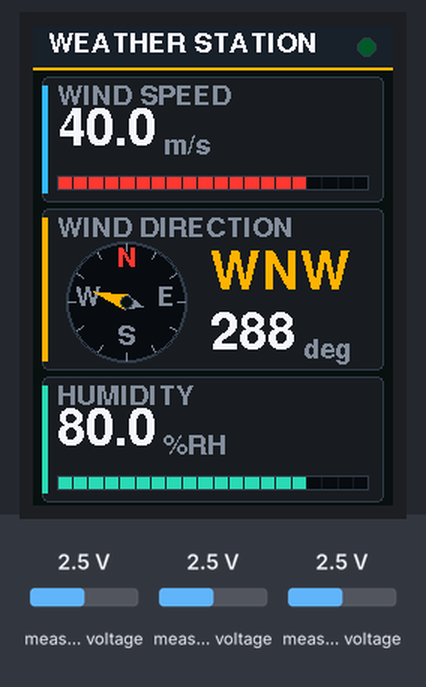
This sketch was run on a simulated ESP32. On the bench: 240×320 colour display. The inputs (shaded band) are chosen by the test bench; at power-on: measured voltage 2.5 V. What the sketch prints to the serial monitor is not drawn.

Above: at 1.5 s.
1.6 s: measured voltage (sensor 202) set to 3.8 V
At 3.2 s:
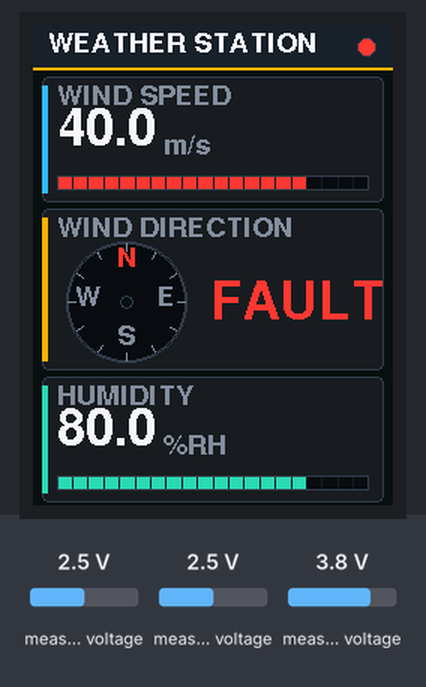
3.8 s: measured voltage (sensor 202) set to 0.1 V
At 5.1 s:
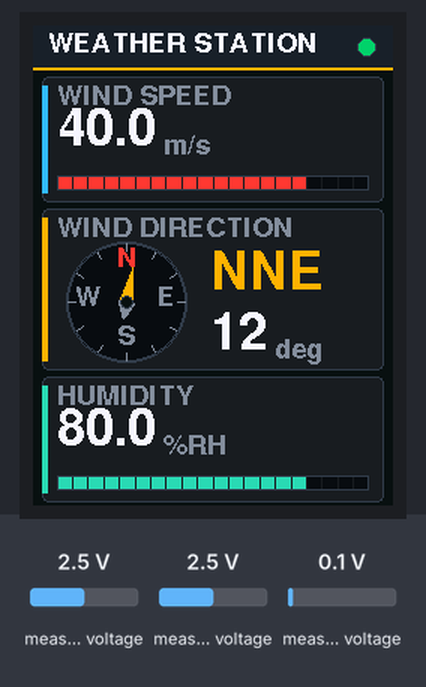
6.8 s: measured voltage (sensor 201) set to 0.1 V
At 7.96 s:
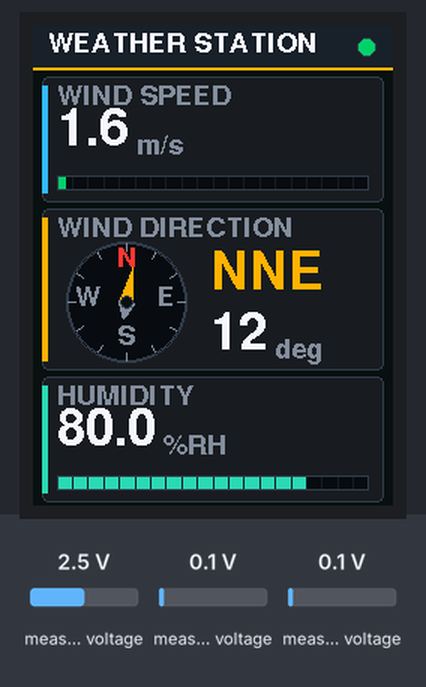
9.8 s: measured voltage (sensor 200) set to 3.8 V
At 11.6 s:
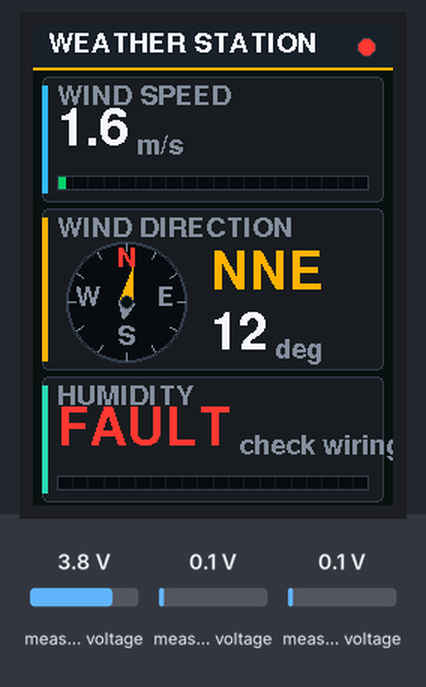
11.9 s: measured voltage (sensor 202) set to 1.2 V
At 13.3 s:
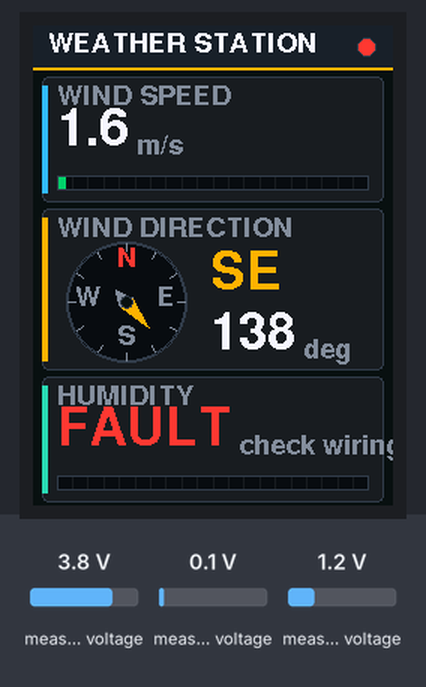
13.8 s: measured voltage (sensor 200) set to 0.1 V
At 15.1 s:
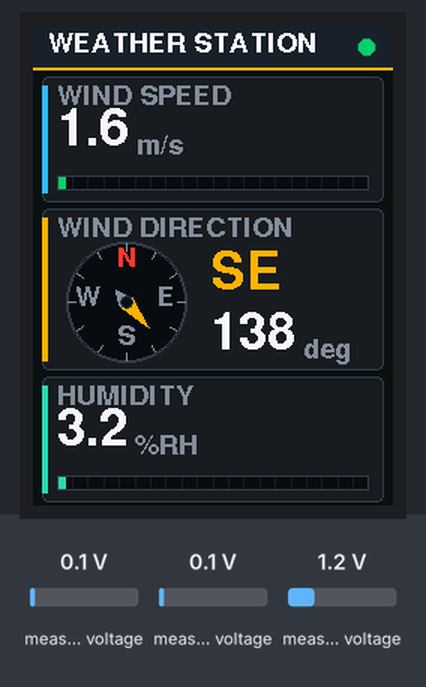
Timing chart, 0 to 16.8 s (numbered marks = the images above; inputs shaded):
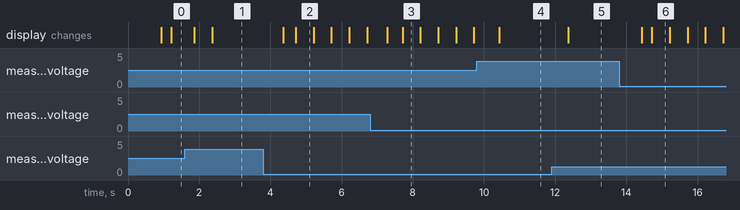

Measured:
- after the input at 1.6 s, the display: first changes after 0.26 s (image 1 shows a later state)
- after the input at 3.8 s, the display: first changes after 0.56 s (image 2 shows a later state)
- after the input at 6.8 s, the display: first changes after 0.48 s (image 3 shows a later state)
- after the input at 9.8 s, the display: changes after 0.63 s (image 4)
- after the input at 11.9 s, the display: changes after 0.47 s (image 5)
- after the input at 13.8 s, the display: first changes after 0.63 s (image 6 shows a later state)
- what the display in image 2 shows lasts 0.5 s, from 4.7 s to 5.2 s

The sketch:

NORVI_X-AV4_Weather_Monitoring_System.ino
```cpp
/*
  NORVI X1 + X-AV4  -  Industrial weather display

    X-AV4 AIN1 -> humidity(DSTHX-3)        (0-10 V = 0-100 %RH)
    X-AV4 AIN2 -> wind speed(WG2/O-10)      (0-10 V = 0-WIND_MAX_MS)
    X-AV4 AIN3 -> wind direction(WRG/O-40)  (0-10 V = 0-360 deg)

*/

#include <Wire.h>
#include <SPI.h>
#include <math.h>
#include <Adafruit_ADS1X15.h>
#define LGFX_USE_V1
#include <LovyanGFX.hpp>

enum ChState { ST_OK, ST_FAULT, ST_NOADC };

// ---------------- Settings ----------------
static const uint8_t  ADS_ADDR     = 0x49;     // X-AV4 DIP1 ON (0x48/0x4A/0x4B on other DIP settings)
static const float    DIVIDER      = 0.3125f;  // X-AV4 input divider (terminal V -> ADC V)
static const float    HUM_MAX_PCT  = 100.0f;   // humidity at 10 V
static const float    WIND_MAX_MS  = 50.0f;    // wind speed at 10 V (check your sensor datasheet)
static const float    OVER_RANGE_V = 10.5f;    // above this the input is treated as a fault
static const int      SAMPLES      = 8;        // readings averaged per update
static const uint32_t UPDATE_MS    = 500;

// ---------------- Display (NORVI X1 TFT, ST7789 240x320) ----------------
class LGFX : public lgfx::LGFX_Device {
  lgfx::Panel_ST7789 _panel;
  lgfx::Bus_SPI      _bus;
public:
  LGFX() {
    auto b = _bus.config();
    b.spi_host = SPI2_HOST;  b.spi_mode = 0;
    b.freq_write = 27000000; b.freq_read = 16000000;
    b.spi_3wire = false;     b.use_lock = true;
    b.dma_channel = SPI_DMA_CH_AUTO;
    b.pin_sclk = 12; b.pin_mosi = 11; b.pin_miso = 13; b.pin_dc = 46;
    _bus.config(b);
    _panel.setBus(&_bus);

    auto p = _panel.config();
    p.pin_cs = 45; p.pin_rst = 47; p.pin_busy = -1;
    p.panel_width = 240; p.panel_height = 320;
    p.offset_x = 0; p.offset_y = 0; p.offset_rotation = 0;
    p.readable = false; p.invert = true; p.rgb_order = true;
    p.dlen_16bit = false; p.bus_shared = true;
    _panel.config(p);
    setPanel(&_panel);
  }
};

static LGFX        tft;
static LGFX_Sprite canvas(&tft);
static Adafruit_ADS1115 ads;
static bool adsReady = false;
static bool canvasOk = false;

// ---------------- Colours ----------------
static constexpr uint16_t rgb(uint8_t r, uint8_t g, uint8_t b) {
  return (uint16_t)(((r & 0xF8) << 8) | ((g & 0xFC) << 3) | (b >> 3));
}
static const uint16_t C_BG     = rgb(14, 17, 22);
static const uint16_t C_HDR    = rgb(28, 34, 42);
static const uint16_t C_PANEL  = rgb(24, 30, 38);
static const uint16_t C_BORDER = rgb(52, 63, 77);
static const uint16_t C_TRACK  = rgb(10, 12, 16);
static const uint16_t C_TEXT   = rgb(240, 244, 248);
static const uint16_t C_DIM    = rgb(130, 143, 158);
static const uint16_t C_AMBER  = rgb(255, 176, 0);
static const uint16_t C_CYAN   = rgb(53, 184, 255);
static const uint16_t C_TEAL   = rgb(46, 216, 182);
static const uint16_t C_GREEN  = rgb(0, 210, 106);
static const uint16_t C_RED    = rgb(255, 59, 48);

// ---------------- Sensor helpers ----------------
static bool adsPresent() {
  Wire.beginTransmission(ADS_ADDR);
  return Wire.endTransmission() == 0;
}

static bool startAds() {
  if (!ads.begin(ADS_ADDR, &Wire)) return false;
  ads.setGain(GAIN_ONE);
  return true;
}

static float readVolts(uint8_t ch) {           // terminal volts
  float v = ads.computeVolts(ads.readADC_SingleEnded(ch)) / DIVIDER;
  return v < 0 ? 0 : v;
}

static const char* compass(float deg) {
  static const char* names[16] = {"N","NNE","NE","ENE","E","ESE","SE","SSE",
                                  "S","SSW","SW","WSW","W","WNW","NW","NNW"};
  return names[(int)((deg + 11.25f) / 22.5f) % 16];
}

// ---------------- Drawing helpers ----------------
static void panel(int y, int h, const char* label, uint16_t accent) {
  canvas.fillRoundRect(6, y, 228, h, 4, C_PANEL);
  canvas.drawRoundRect(6, y, 228, h, 4, C_BORDER);
  canvas.fillRect(6, y + 6, 4, h - 12, accent);
  canvas.setFont(&fonts::FreeSansBold9pt7b);
  canvas.setTextColor(C_DIM);
  canvas.drawString(label, 16, y + 5);
}

// Segmented horizontal gauge, frac 0..1
static void gauge(int x, int y, int w, int h, float frac, uint16_t col) {
  canvas.fillRect(x, y, w, h, C_TRACK);
  if (frac < 0) frac = 0;
  if (frac > 1) frac = 1;
  canvas.fillRect(x, y, (int)(frac * w), h, col);
  for (int i = 1; i < 20; i++) canvas.drawFastVLine(x + w * i / 20, y, h, C_PANEL);
  canvas.drawRect(x, y, w, h, C_BORDER);
}

// Big value with a small unit next to it
static void bigValue(int x, int y, const char* v, const char* unit, uint16_t col) {
  canvas.setFont(&fonts::FreeSansBold18pt7b);
  canvas.setTextColor(col);
  canvas.drawString(v, x, y);
  const int w = canvas.textWidth(v);
  canvas.setFont(&fonts::FreeSansBold9pt7b);
  canvas.setTextColor(C_DIM);
  canvas.drawString(unit, x + w + 6, y + 18);
}

static void dial(int cx, int cy, int r, bool ok, float deg) {
  const float D2R = 0.0174532925f;
  canvas.fillCircle(cx, cy, r, C_TRACK);
  canvas.drawCircle(cx, cy, r, C_BORDER);
  canvas.drawCircle(cx, cy, r - 1, C_BORDER);

  for (int a = 0; a < 360; a += 30) {          // tick marks
    const float s = sinf(a * D2R), c = cosf(a * D2R);
    canvas.drawLine(cx + (int)((r - 1) * s), cy - (int)((r - 1) * c),
                    cx + (int)((r - 6) * s), cy - (int)((r - 6) * c), C_DIM);
  }

  canvas.setFont(&fonts::FreeSansBold9pt7b);   // N E S W
  const char* lbl[4] = {"N", "E", "S", "W"};
  for (int i = 0; i < 4; i++) {
    const float a = i * 90 * D2R;
    const int lx = cx + (int)((r - 14) * sinf(a));
    const int ly = cy - (int)((r - 14) * cosf(a));
    canvas.setTextColor(i == 0 ? C_RED : C_DIM);
    canvas.drawString(lbl[i], lx - canvas.textWidth(lbl[i]) / 2, ly - canvas.fontHeight() / 2);
  }

  if (ok) {                                    // needle
    const float a = deg * D2R, s = sinf(a), c = cosf(a);
    const int tipX = cx + (int)(24 * s),  tipY = cy - (int)(24 * c);
    const int tlX  = cx - (int)(12 * s),  tlY  = cy + (int)(12 * c);
    const int b1X  = cx + (int)(6 * c),   b1Y  = cy + (int)(6 * s);
    const int b2X  = cx - (int)(6 * c),   b2Y  = cy - (int)(6 * s);
    canvas.fillTriangle(tipX, tipY, b1X, b1Y, b2X, b2Y, C_AMBER);
    canvas.fillTriangle(tlX,  tlY,  b1X, b1Y, b2X, b2Y, C_DIM);
  }
  canvas.fillCircle(cx, cy, 4, C_BG);
  canvas.drawCircle(cx, cy, 4, C_BORDER);
}

static void drawUI(ChState sW, float wind, ChState sD, float deg, ChState sH, float hum, bool beat) {
  char v[24];
  canvas.fillScreen(C_BG);

  // ----- header -----
  canvas.fillRect(0, 0, 240, 28, C_HDR);
  canvas.fillRect(0, 28, 240, 2, C_AMBER);
  canvas.setFont(&fonts::FreeSansBold9pt7b);
  canvas.setTextColor(C_TEXT);
  canvas.drawString("WEATHER STATION", 10, 4);
  const bool allOk = (sW == ST_OK && sD == ST_OK && sH == ST_OK);
  const uint16_t led = allOk ? (beat ? C_GREEN : rgb(0, 90, 45)) : C_RED;
  canvas.fillCircle(222, 14, 6, led);
  canvas.drawCircle(222, 14, 6, C_BORDER);

  // ----- wind speed -----
  panel(34, 84, "WIND SPEED", C_CYAN);
  if (sW == ST_OK) {
    const float f = wind / WIND_MAX_MS;
    snprintf(v, sizeof v, "%.1f", wind);
    bigValue(16, 54, v, "m/s", C_TEXT);
    gauge(16, 100, 208, 10, f, f < 0.5f ? C_GREEN : (f < 0.8f ? C_AMBER : C_RED));
  } else {
    bigValue(16, 54, sW == ST_NOADC ? "---" : "FAULT", sW == ST_NOADC ? "no X-AV4" : "check wiring", C_RED);
    gauge(16, 100, 208, 10, 0, C_RED);
  }

  // ----- wind direction -----
  panel(122, 108, "WIND DIRECTION", C_AMBER);
  dial(62, 184, 40, sD == ST_OK, deg);
  if (sD == ST_OK) {
    canvas.setFont(&fonts::FreeSansBold18pt7b);
    canvas.setTextColor(C_AMBER);
    canvas.drawString(compass(deg), 118, 150);
    snprintf(v, sizeof v, "%.0f", deg);
    bigValue(118, 190, v, "deg", C_TEXT);
  } else {
    bigValue(118, 170, sD == ST_NOADC ? "---" : "FAULT", "", C_RED);
  }

  // ----- humidity -----
  panel(234, 84, "HUMIDITY", C_TEAL);
  if (sH == ST_OK) {
    snprintf(v, sizeof v, "%.1f", hum);
    bigValue(16, 254, v, "%RH", C_TEXT);
    gauge(16, 300, 208, 10, hum / HUM_MAX_PCT, C_TEAL);
  } else {
    bigValue(16, 254, sH == ST_NOADC ? "---" : "FAULT", sH == ST_NOADC ? "no X-AV4" : "check wiring", C_RED);
    gauge(16, 300, 208, 10, 0, C_RED);
  }

  canvas.pushSprite(&tft, 0, 0);
}

// ---------------- Arduino ----------------
void setup() {
  Serial.begin(115200);
  Wire.begin(8, 9);
  Wire.setClock(400000);
  SPI.begin(12, 13, 11);                       // SCLK, MISO, MOSI
  tft.init();
  tft.setRotation(0);
  tft.fillScreen(TFT_BLACK);

  canvas.setColorDepth(16);
  canvas.setPsram(true);
  canvasOk = canvas.createSprite(240, 320) != nullptr;
  if (!canvasOk) {
    Serial.println("Could not allocate display buffer (is PSRAM enabled?)");
    tft.setTextColor(TFT_RED);
    tft.drawString("Display buffer failed", 10, 10);
  }
  adsReady = startAds();
}

void loop() {
  static uint32_t last = 0;
  static bool beat = false;
  if (millis() - last < UPDATE_MS) return;
  last = millis();
  beat = !beat;

  if (!adsPresent()) {
    adsReady = false;
    Serial.println("X-AV4 not found");
    if (canvasOk) drawUI(ST_NOADC, 0, ST_NOADC, 0, ST_NOADC, 0, beat);
    return;
  }
  if (!adsReady) adsReady = startAds();
  if (!adsReady) return;

  // Average several readings. Direction is averaged as a vector so that
  // 359 deg and 1 deg give ~0 deg instead of 180 deg.
  float vHum = 0, vWind = 0, vDir = 0, sx = 0, sy = 0;
  for (int i = 0; i < SAMPLES; i++) {
    const float h = readVolts(0), w = readVolts(1), d = readVolts(2);
    vHum += h; vWind += w; vDir += d;
    const float a = d / 10.0f * 2.0f * (float)M_PI;
    sx += cosf(a); sy += sinf(a);
  }
  vHum /= SAMPLES; vWind /= SAMPLES; vDir /= SAMPLES;

  const ChState sH = vHum  <= OVER_RANGE_V ? ST_OK : ST_FAULT;
  const ChState sW = vWind <= OVER_RANGE_V ? ST_OK : ST_FAULT;
  const ChState sD = vDir  <= OVER_RANGE_V ? ST_OK : ST_FAULT;

  float deg = atan2f(sy, sx) * 180.0f / (float)M_PI;
  if (deg < 0) deg += 360.0f;
  const float wind = vWind / 10.0f * WIND_MAX_MS;
  const float hum  = vHum  / 10.0f * HUM_MAX_PCT;

  if (canvasOk) drawUI(sW, wind, sD, deg, sH, hum, beat);

  Serial.printf("wind=%.1f m/s  dir=%.0f deg %s  hum=%.1f %%\n", wind, deg, compass(deg), hum);
}
```
